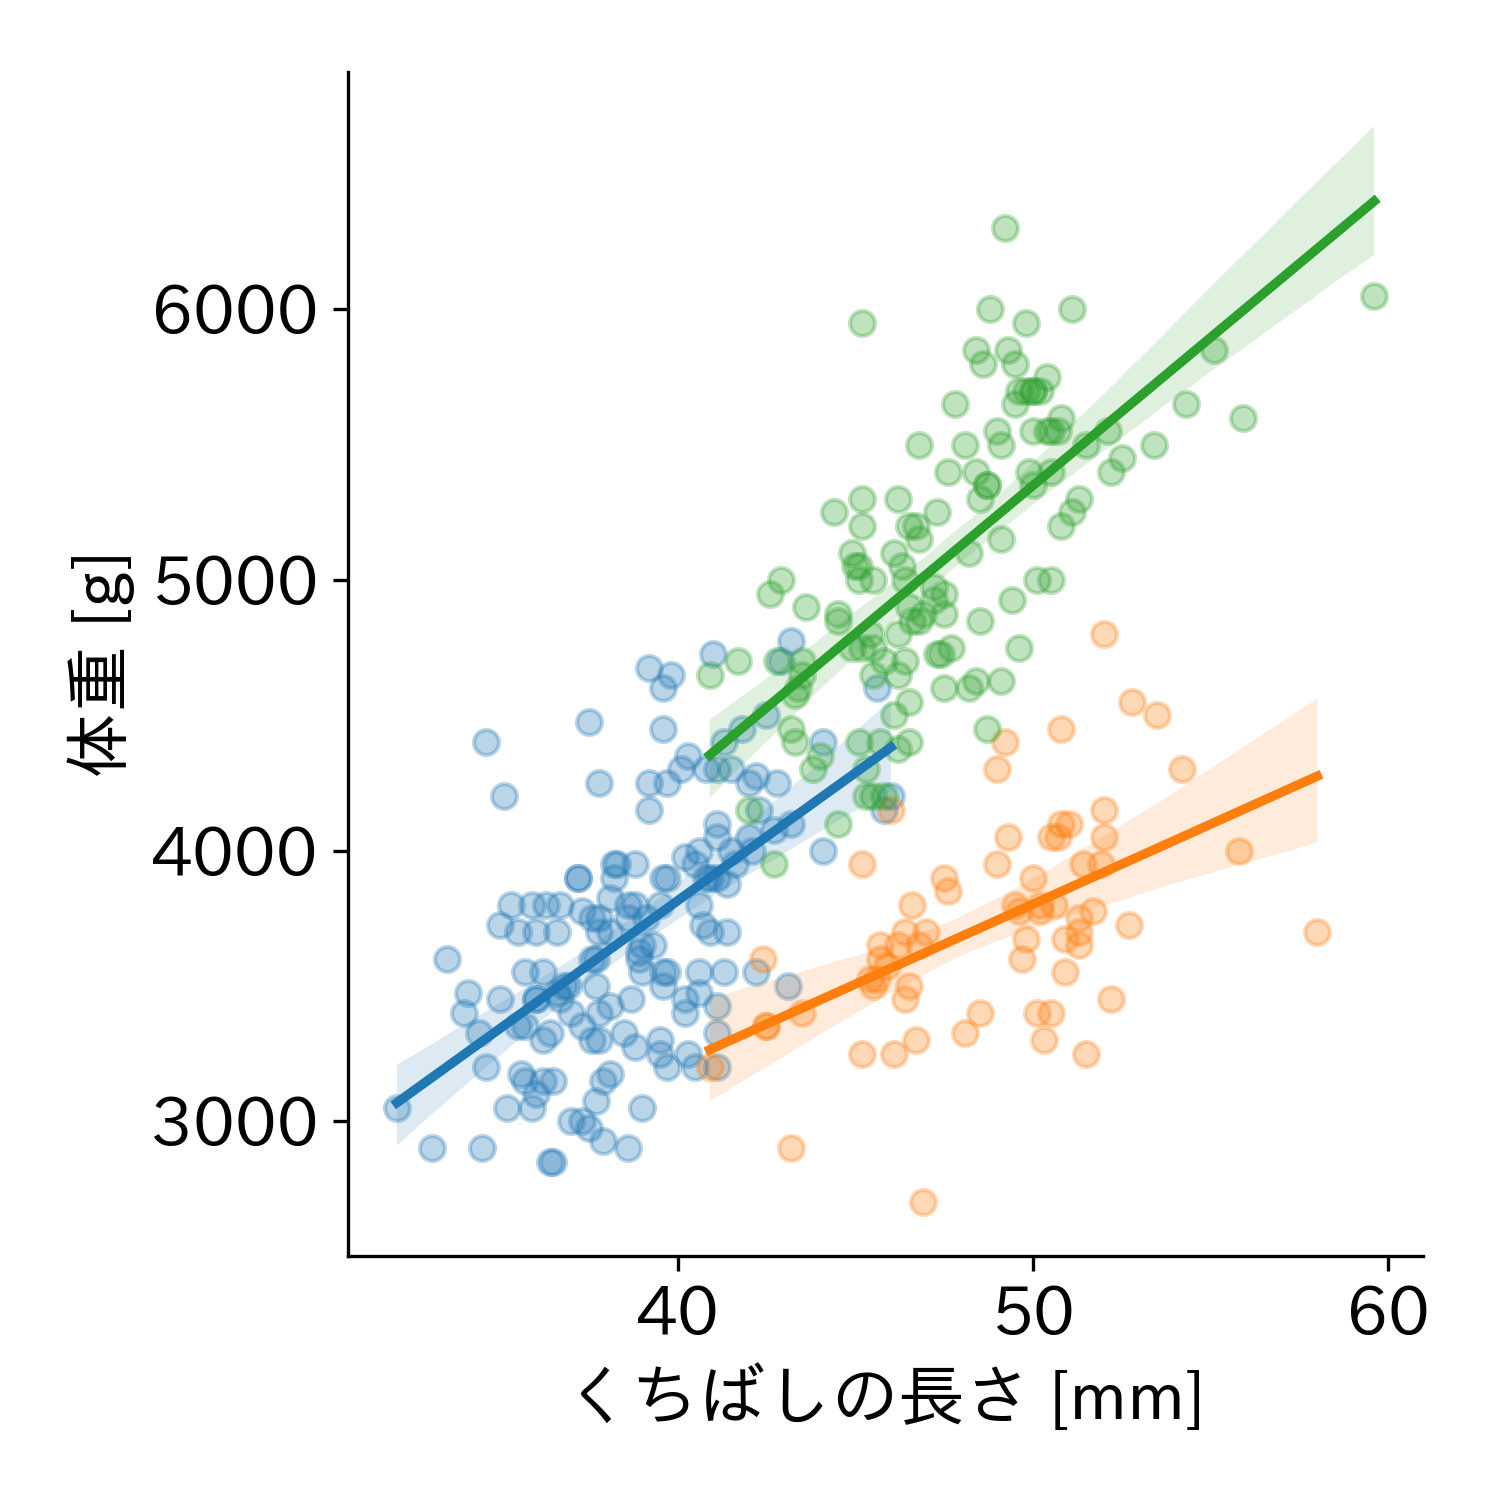

Recreate this plot in Python.
import seaborn as sns  # グラフ作成のためのSeaborn
import matplotlib.pyplot as plt  # グラフ描画のためのMatplotlib
import japanize_matplotlib  # Matplotlibで日本語を使用可能にする
from scipy import stats  # 統計解析のためSciPyを読み込み

plt.rcParams["font.size"] = 16  # フォントサイズの設定
penguins = sns.load_dataset("penguins")  # データセットの読み込み

lm = sns.lmplot(x='bill_length_mm', y='body_mass_g', hue='species',
                data=penguins, scatter_kws={'alpha': 0.3}, legend=False)  # 回帰直線を描画

# 種ごとに回帰直線を描画
for species in penguins.species.unique():
    if species is not None:  # Exclude NaN
        species_data = penguins[penguins.species == species].dropna()  # NaNを除外
        slope, intercept, r_value, p_value, std_err = stats.linregress(
            species_data['bill_length_mm'], species_data['body_mass_g']
        )  # 線形回帰分析

        # 相関係数とp値の出力
        print(f"For {species}:\n r value is: {r_value}\n p_value is: {p_value}")

plt.xlabel('くちばしの長さ [mm]')  # x軸ラベル
plt.ylabel('体重 [g]')  # y軸ラベル
plt.savefig('3_3_2_scatter_plot.png', dpi=300)  # 画像として保存
plt.show()  # グラフの表示
